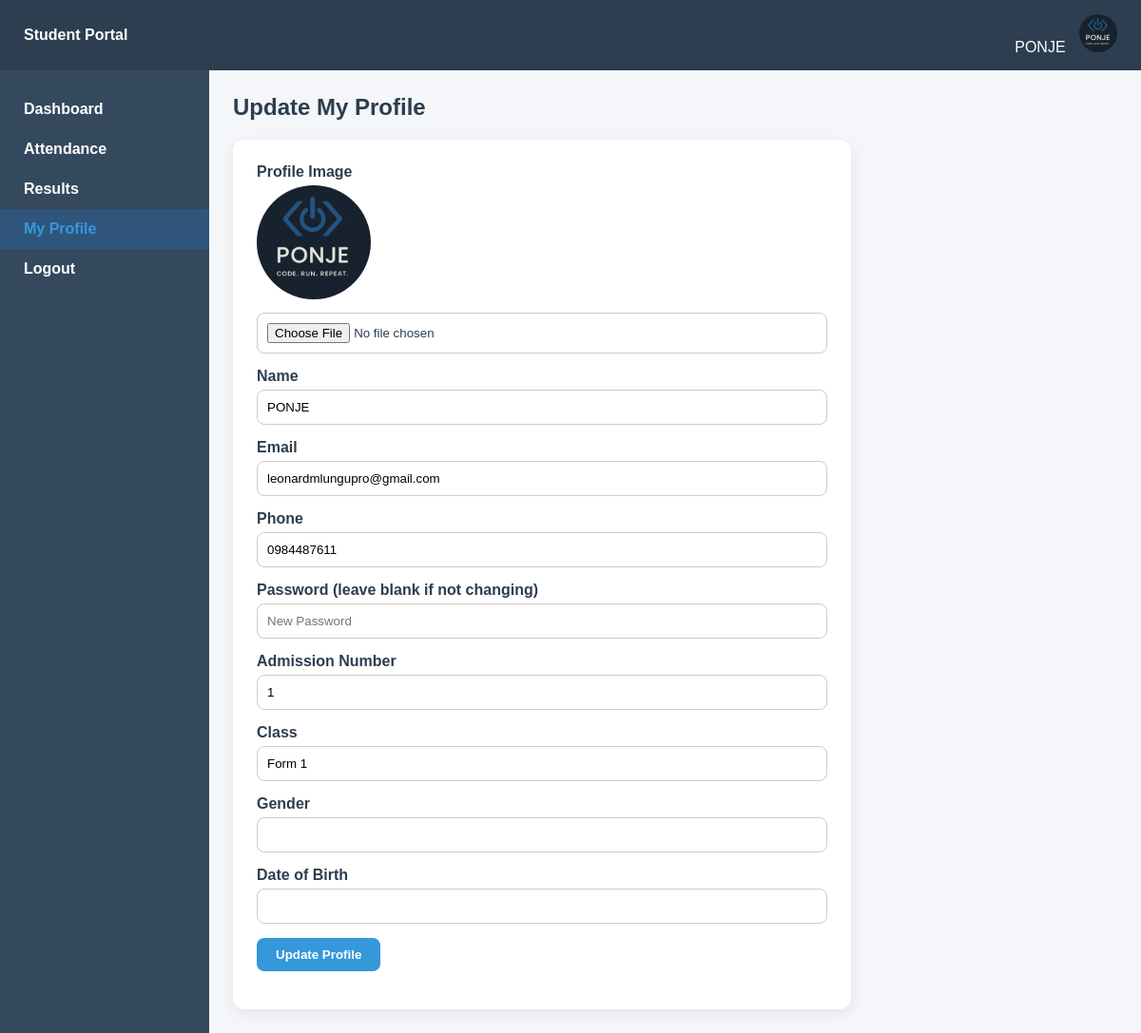
Page /student/profile/my_profile.php (signed in) on the committed database.
### tables this page shows
CREATE TABLE IF NOT EXISTS `users` (
  `user_id` int NOT NULL AUTO_INCREMENT,
  `name` varchar(100) NOT NULL,
  `username` varchar(50) NOT NULL,
  `password` varchar(255) NOT NULL,
  `role` enum('admin','teacher','student') NOT NULL,
  `email` varchar(100) DEFAULT NULL,
  `phone` varchar(20) DEFAULT NULL,
  `created_at` timestamp NULL DEFAULT CURRENT_TIMESTAMP,
  `profile_image` varchar(255) DEFAULT 'default.png',
  `last_login` datetime DEFAULT NULL,
  PRIMARY KEY (`user_id`),
  UNIQUE KEY `username` (`username`)
);

CREATE TABLE IF NOT EXISTS `students` (
  `student_id` int NOT NULL AUTO_INCREMENT,
  `user_id` int NOT NULL,
  `admission_number` varchar(20) DEFAULT NULL,
  `class_id` int DEFAULT NULL,
  `gender` varchar(10) DEFAULT NULL,
  `date_of_birth` date DEFAULT NULL,
  `phone` varchar(20) DEFAULT NULL,
  PRIMARY KEY (`student_id`),
  UNIQUE KEY `admission_number` (`admission_number`),
  KEY `user_id` (`user_id`),
  KEY `class_id` (`class_id`)
);

CREATE TABLE IF NOT EXISTS `classes` (
  `class_id` int NOT NULL AUTO_INCREMENT,
  `class_name` varchar(50) NOT NULL,
  `class_teacher` int DEFAULT NULL,
  PRIMARY KEY (`class_id`),
  KEY `class_teacher` (`class_teacher`)
);

### student/profile/my_profile.php (the view, shortened to what this page needs)
<?php
include("../../config/database.php");
$user_id = $_SESSION['user_id'];
$user_query = mysqli_query($conn, "
    SELECT name, email, profile_image
    FROM users
    WHERE user_id='$user_id'
");
$user = mysqli_fetch_assoc($user_query);
$name = $user['name'] ?? '';
$email = $user['email'] ?? '';
$profile = $user['profile_image'] ?? 'default.png';
$student_query = mysqli_query($conn, "
    SELECT admission_number, class_id, gender, date_of_birth, phone
    FROM students
    WHERE user_id='$user_id'
");
$student = mysqli_fetch_assoc($student_query);
$admission_number = $student['admission_number'] ?? '';
$class_id = $student['class_id'] ?? null;
$gender = $student['gender'] ?? '';
$date_of_birth = $student['date_of_birth'] ?? '';
$phone = $student['phone'] ?? '';
$class_name = 'Not Assigned';
if($class_id){
    $cls = mysqli_query($conn, "SELECT class_name FROM classes WHERE class_id='$class_id'");
    if(mysqli_num_rows($cls) > 0){
        $class_name = mysqli_fetch_assoc($cls)['class_name'];
    }
}
?>
<!DOCTYPE html>
<html>
<head>
</head>
<body>
<div class="topbar">
<div><b>Student Portal</b></div>
<div class="profile">
    <span><?php echo $_SESSION['name']; ?></span>
    <img src="../../uploads/profiles/<?php echo $profile; ?>" class="avatar">
</div>
</div>
<div class="layout">
<div class="sidebar">
<a href="../dashboard.php">Dashboard</a>
<a href="../attendance/view_attendance.php">Attendance</a>
<a href="../results/view_results.php">Results</a>
<a href="my_profile.php" class="active">My Profile</a>
<a href="../../includes/logout.php">Logout</a>
</div>
<div class="main">
<div class="section">
<h2>Update My Profile</h2>
<form action="" method="post" enctype="multipart/form-data" class="form">
    <div class="form-group">
        <label>Profile Image</label>
        <img src="../../uploads/profiles/<?php echo $profile; ?>" class="profile-img">
        <input type="file" name="profile_image" accept="image/*">
    </div>
    <div class="form-group">
        <label>Name</label>
        <input type="text" name="name" value="<?php echo $name; ?>" required>
    </div>
    <div class="form-group">
        <label>Email</label>
        <input type="email" name="email" value="<?php echo $email; ?>" required>
    </div>
    <div class="form-group">
        <label>Phone</label>
        <input type="text" name="phone" value="<?php echo $phone; ?>">
    </div>
    <div class="form-group">
        <label>Password (leave blank if not changing)</label>
        <input type="password" name="password" placeholder="New Password">
    </div>
    <div class="form-group">
        <label>Admission Number</label>
        <input type="text" value="<?php echo $admission_number; ?>" readonly>
    </div>
    <div class="form-group">
        <label>Class</label>
        <input type="text" value="<?php echo $class_name; ?>" readonly>
    </div>
    <div class="form-group">
        <label>Gender</label>
        <input type="text" value="<?php echo $gender; ?>">
    </div>
    <div class="form-group">
        <label>Date of Birth</label>
        <input type="text" value="<?php echo $date_of_birth; ?>">
    </div>
    <div class="form-group">
        <button type="submit" class="btn">Update Profile</button>
    </div>
</form>
</div>
</div>
</body>
</html>

### student/profile/my_profile.php (style rules this page uses)
body { font-family:Arial,sans-serif;background:#f4f6f9;color:#2c3e50;margin:0; }
.topbar { display:flex;justify-content:space-between;align-items:center;background:#2c3e50;color:#fff;padding:15px 25px; }
.topbar img.avatar { width:40px;height:40px;border-radius:50%;margin-left:10px; }
.layout { display:flex;min-height:100vh; }
.sidebar { width:220px;background:#34495e;color:#fff;padding:20px 0;display:flex;flex-direction:column; }
.sidebar a { padding:12px 25px;color:#fff;font-weight:bold;transition:0.3s;text-decoration:none; }
.sidebar a:hover, .sidebar a.active { background: #2f557b; color:#3498db; }
.main { flex:1;padding:25px; }
.section h2 { margin-top:0; }
.form { background:#fff;padding:25px;border-radius:12px;box-shadow:0 4px 15px rgba(0,0,0,0.08);max-width:600px; }
.form-group { margin-bottom:15px; }
.form-group label { display:block;margin-bottom:5px;font-weight:bold; }
.form-group input[type="text"], .form-group input[type="email"], .form-group input[type="password"], .form-group input[type="file"] { width:100%;padding:10px;border:1px solid #ccc;border-radius:8px;box-sizing:border-box; }
.btn { padding:10px 20px;background:#3498db;color:#fff;border:none;border-radius:8px;font-weight:bold;cursor:pointer; }
.profile-img { width:120px;height:120px;border-radius:50%;object-fit:cover;margin-bottom:10px; }

### rows in the picture
users: profile_image (picture), name "PONJE", email "leonardmlungupro@gmail.com"
students: phone "0984487611", admission_number "1"
classes: class_name "Form 1"

### other values in the picture
$_SESSION['name'] "PONJE"
